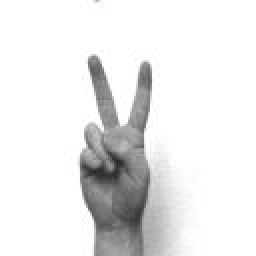
#> input picture DIP/LBP/train_jpg/bfritzv1.jpg, 128 x 128 px (shown 2 times larger); its folder holds 4 pictures in this run
$ python getlbpfeature.py
#> lines starting #> are read from the running program, lines starting #| are printed output that depends on the picture
#> further down, frame is the input picture: shape (128, 128, 3); min 39, max 255, mean 233.1
import numpy as np
import cv2
import os
import skimage.feature as skf
# import testLBP as LBP
from skimage.transform import integral_image

GESTURE_CLASSES = ['a', 'b', 'c', 'd', 'g', 'h', 'i', 'l', 'v', 'y']
DIR = 'rgb\\train_jpg'
LBP_WINDOW_SIZE = 128


# For HOG Feature
LBP_FEATURES_FILE = 'rgb\\rgb_lbp_training_set_' + \
    str(LBP_WINDOW_SIZE) + '.csv'
lbpFeaturesFile = open(LBP_FEATURES_FILE, "w")


def getlbp(image):
    radius = 2  # LBP算法中范围半径的取值
    n_points = 8 * radius  # 领域像素点数
    eps = 1e-7
    lbp = skf.local_binary_pattern(
        image, n_points, radius, method='nri_uniform')
    max_bins = int(np.max(lbp) + 1)
    hist, _ = np.histogram(lbp, bins=int(max_bins), range=(0, max_bins))
    hist = hist.astype('float')
    hist /= (hist.sum() + eps)
    return hist


def calc_lbp(image, cell_size=16, hist_size=59):
    block = LBP_WINDOW_SIZE // cell_size
    hist = np.zeros((block*block, hist_size))
    radius = 1  # LBP算法中范围半径的取值
    n_points = 8 * radius  # 领域像素点数
    for i in range(block):
        for j in range(block):
            a = i*cell_size
            b = (i+1)*cell_size
            c = j*cell_size
            d = (j+1)*cell_size
            img = image[a:b, c:d]
            lbp = skf.local_binary_pattern(
                img, n_points, radius, method='nri_uniform')
            #lbp=skf.local_binary_pattern(img, n_points, radius)
            k = i*block+j
            hist[k], _ = np.histogram(
                lbp.ravel(), bins=hist_size, range=(0, hist_size))
            hist[k] = hist[k].astype('float')
            hist[k] /= hist[k].sum()
    hist = hist.ravel()
    return hist


'''
def getmuiblbp(image, cell_size=8):
    hist=np.zeros((1,128*128))
    for i in range(128):
        for j in range(128):
            int_img = integral_image(image)
            mblbp=skf.multiblock_lbp(int_img,i,j,cell_size,cell_size)
            k=i*128+j
            hist[0][k] = mblbp
            hist[0][k] = hist[0][k].astype('float')
    hist[0] /= 256
    hist=hist.ravel()
    #cv2.imshow('image',image)
    #plt.bar(np.arange(len(hist)), hist, width = 1, align='center')
    #plt.show()
    return hist
'''


def getmuiblbp(image, cell_size=2):
#> called with cell_size = 2
    a = cell_size//2
    height = image.shape[0]
#> height = 128
    weight = image.shape[1]
#> weight = 128
    des = np.zeros((height, weight))
    int_img = integral_image(image)
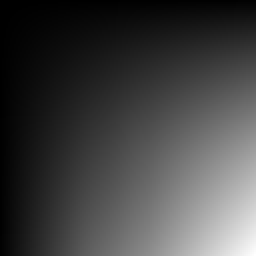
#> int_img: shape (128, 128) uint64 (shown 2 times larger); min 255, max 3819762, mean 999596.6; drawn with min black and max white
    for i in range(0, height-2*cell_size, cell_size):
        for j in range(0, weight-2*cell_size, cell_size):
            mblbp = skf.multiblock_lbp(int_img, i, j, cell_size, cell_size)
            for m in range(cell_size):
                for n in range(cell_size):
                    des[i + cell_size + m][j + cell_size + n] = mblbp
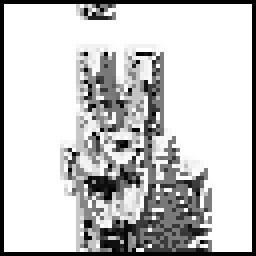
#> des: shape (128, 128) float64 (shown 2 times larger); min 0, max 255, mean 199.9
    valid = des[cell_size:height-cell_size, cell_size:weight-cell_size].copy()
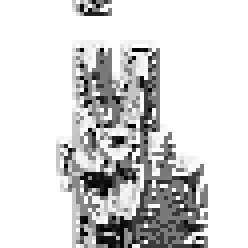
#> valid: shape (124, 124) float64 (shown 2 times larger); min 0, max 255, mean 213
    max_bins = int(valid.max() + 1)
#> max_bins = 256
    hist, _ = np.histogram(valid.ravel(), bins=int(
        max_bins), range=(0, max_bins))
#> hist = 256 values, max 9524 at index 255, min 0 at index 9, mean 60.06
    hist = hist.astype('float')
    hist /= hist.sum()
#> hist = 256 values, max 0.619 at index 255, min 0 at index 9, mean 0.00391
    hist = hist.ravel()
    return hist


# Process files in directory
for root, dirs, files in os.walk(DIR):
    for file_name in files:
        if file_name.split('.')[0][-1] in ['1']:
            handgestureFile = os.path.join(root, file_name).replace('\\', '/')
            tag = file_name.split('.')[0][-2]
            print('Processing ' + handgestureFile)

            # Extract features per frame
            frame = cv2.imread(handgestureFile)
            # try :
            graySkin = cv2.cvtColor(frame, cv2.COLOR_BGR2GRAY)
            # [15 lines of commented-out code are left out]
            resizedSegmentedGraySkin = cv2.resize(
                graySkin, (LBP_WINDOW_SIZE, LBP_WINDOW_SIZE))
            hist = getmuiblbp(resizedSegmentedGraySkin)

            if not np.max(hist):
                print('lbp is empty')
            else:
                lbpFeaturesFile.write(str(GESTURE_CLASSES.index(
                    tag)) + ',' + str(hist.tolist()).lstrip('[').rstrip(']') + '\n')
                # print(tag)

#> (the run stopped early here; a loop or call above may not have finished)

$ run again, on DIP/LBP/train_jpg/ermaelc1.jpg
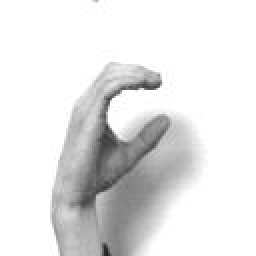
#> input picture DIP/LBP/train_jpg/ermaelc1.jpg, 128 x 128 px (shown 2 times larger)
#> frame is the input picture: shape (128, 128, 3); min 34, max 255, mean 228.8
#> after the loop in getmuiblbp, `for i in range(0, height-2*cell_size, cell_size):`:
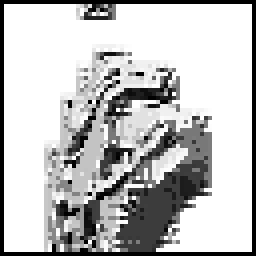
#> des: shape (128, 128) float64 (shown 2 times larger); min 0, max 255, mean 191.9
#> in getmuiblbp, `valid = des[cell_size:height-cell_size, cell_size:weight-cell_size].co..`:
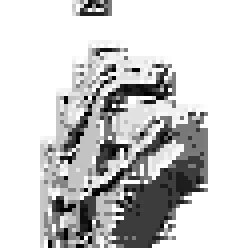
#> valid: shape (124, 124) float64 (shown 2 times larger); min 0, max 255, mean 204.4
#> max_bins = 256
#> in getmuiblbp, `hist, _ = np.histogram(valid.ravel(), bins=int( max_bins), range=(0, m..`: hist = 256 values, max 8512 at index 255, min 0 at index 9, mean 60.06
#> in getmuiblbp, `hist /= hist.sum()`: hist = 256 values, max 0.554 at index 255, min 0 at index 9, mean 0.00391
